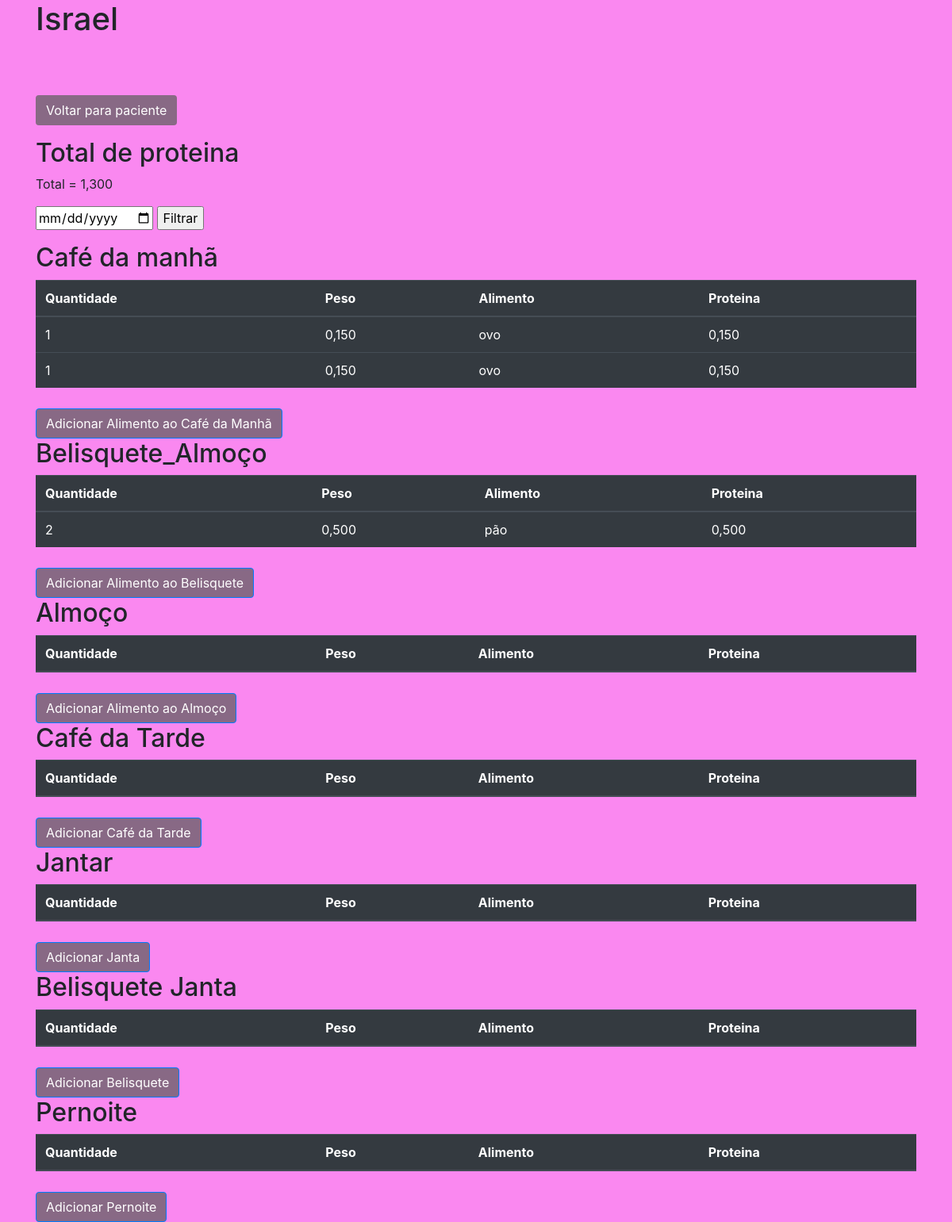
The app's page /plano/2 with its own data.
### dietas_app/models.py (models this page shows, shortened)
class Base(models.Model):
    criado = models.DateField('Criação', auto_now_add=True)
    modificado = models.DateField('Atualização', auto_now=True)
    ativo = models.BooleanField('Ativo?', default=True )
    class Meta:
        abstract = True

class Paciente(Base):
    nome = models.CharField('nome', max_length=100)
    telefone = models.CharField('Telefone', max_length=20)
    email = models.EmailField('E-mail')

class Dietas(Base):
    refeicoes = models.ForeignKey(Refeicao, on_delete=models.CASCADE)
    paciente = models.ForeignKey(Paciente, on_delete=models.CASCADE)
    quantidade = models.IntegerField('Quantidade')
    alimento = models.ForeignKey(Alimento, on_delete=models.CASCADE)

class Alimento(Base):
    nome = models.CharField('Nome', max_length=100)
    peso = models.DecimalField('Peso', max_digits=15,decimal_places=3)
    proteina = models.DecimalField('Proteina', max_digits=15, decimal_places=3)
    def __str__(self) -> str:
        return self.nome

### dietas_app/views.py (the view)
# urls.py: path('plano/<int:pk>', plano, name='plano'),
def plano(request, pk):
    paciente_form = Paciente.objects.get(id=pk)
    paciente = Paciente.objects.get(id=pk)
    data_especifica = None
    data_especifica_frm = None
    if request.method == 'POST':
        try:
            data_especifica = request.POST.get('data_especifica')
            data_especifica_frm = parse_date(data_especifica)
        except:
            pass
        form = DietasForm(request.POST)
        if form.is_valid():
            form.save()
            return redirect('plano', pk=pk)
    else:
        form = DietasForm(initial={'paciente': paciente})
    objPacienteService = PacienteService()
    retDietaPaciente = objPacienteService.get_dietas_by_paciente_and_data(paciente, data_especifica_frm)
    retSomaProteinas = objPacienteService.get_soma_proteinas(retDietaPaciente)
    context = {
        'paciente_form': paciente_form,
        'form': form,
        'paciente': paciente,
        'data_filtro' : data_especifica
    }
    context.update(retDietaPaciente)
    context.update(retSomaProteinas)
    return render(request, 'plano.html', context)

### dietas_app/forms.py
class DietasForm(forms.ModelForm):
    class Meta:
        model = Dietas
        fields = ['refeicoes','paciente', 'quantidade', 'alimento']

### dietas_app/templates/plano.html (shortened to what this page needs)
{% load static %}
<html lang="pt-br">
<head>
    <link rel="stylesheet" href="https://maxcdn.bootstrapcdn.com/bootstrap/4.5.2/css/bootstrap.min.css">
    <link rel="stylesheet" href="{% static 'css/style.css' %}">
</head>
<body>
    <div class="container">
        <h1>{{ paciente_form.nome}}</h1><br><br>
        <a class="btn my-3"  href="{% url 'paciente' paciente_form.id %}">Voltar para paciente</a>
        <h2>Total de proteina</h2>
        <p>Total = {{ total_proteina }}</p>
        <form method="post">
            <input type="date" name="data_especifica" value="{{ data_filtro }}">
            <input type="submit" value="Filtrar">
        </form>
        <h2>Café da manhã</h2>
        <table class="table table-dark">
            <thead>
                <tr>
                    <th scope="col">Quantidade</th>
                    <th scope="col">Peso</th>
                    <th scope="col">Alimento</th>
                    <th scope="col">Proteina</th>
                </tr>
            </thead>
            <tbody>
                {% for cafe in cafe_manha %}
                    <tr>
                        <td scope="row">{{ cafe.quantidade }}</td>
                        <td scope="row">{{ cafe.alimento.peso }}</td>
                        <td scope="row">{{ cafe.alimento }}</td>
                        <td scope="row">{{ cafe.alimento.proteina }}</td>
                    </tr>
                {% endfor %}
            </tbody>
        </table>
        <button type="button" class="btn btn-primary" data-toggle="modal" data-target="#modalCafeManha" data-paciente-id="{{ paciente_form.id }}">
            Adicionar Alimento ao Café da Manhã
        </button>
        <h2>Belisquete_Almoço</h2>
        <table class="table table-dark">
            <thead>
                <tr>
                    <th scope="col">Quantidade</th>
                    <th scope="col">Peso</th>
                    <th scope="col">Alimento</th>
                    <th scope="col">Proteina</th>
                </tr>
            </thead>
            <tbody>
                {% for belisquete in belisquete_almoco %}
                    <tr>
                        <td scope="row">{{ belisquete.quantidade }}</td>
                        <td scope="row">{{ belisquete.alimento.peso }}</td>
                        <td scope="row">{{ belisquete.alimento }}</td>
                        <td scope="row">{{ belisquete.alimento.proteina }}</td>
                    </tr>
                {% endfor %}
            </tbody>
        </table>
        <button type="button" class="btn btn-primary" data-toggle="modal" data-target="#modalBelisqueteAlmoco" data-paciente-id="{{ paciente_form.id }}">
            Adicionar Alimento ao Belisquete
        </button>
        <h2>Almoço</h2>
        <table class="table table-dark">
            <thead>
                <tr>
                    <th scope="col">Quantidade</th>
                    <th scope="col">Peso</th>
                    <th scope="col">Alimento</th>
                    <th scope="col">Proteina</th>
                </tr>
            </thead>
        </table>
        <button type="button" class="btn btn-primary" data-toggle="modal" data-target="#modalAlmoco" data-paciente-id="{{ paciente_form.id }}">
            Adicionar Alimento ao Almoço
        </button>
         <h2>Café da Tarde</h2>
         <table class="table table-dark">
             <thead>
                 <tr>
                     <th scope="col">Quantidade</th>
                     <th scope="col">Peso</th>
                     <th scope="col">Alimento</th>
                     <th scope="col">Proteina</th>
                 </tr>
             </thead>
         </table>
         <button type="button" class="btn btn-primary" data-toggle="modal" data-target="#modalCafedaTarde" data-paciente-id="{{ paciente_form.id }}">
             Adicionar Café da Tarde
         </button>
         <h2>Jantar</h2>
         <table class="table table-dark">
             <thead>
                 <tr>
                     <th scope="col">Quantidade</th>
                     <th scope="col">Peso</th>
                     <th scope="col">Alimento</th>
                     <th scope="col">Proteina</th>
                 </tr>
             </thead>
         </table>
         <button type="button" class="btn btn-primary" data-toggle="modal" data-target="#modalJantar" data-paciente-id="{{ paciente_form.id }}">
             Adicionar Janta
         </button>
         <h2>Belisquete Janta</h2>
         <table class="table table-dark">
             <thead>
                 <tr>
                     <th scope="col">Quantidade</th>
                     <th scope="col">Peso</th>
                     <th scope="col">Alimento</th>
                     <th scope="col">Proteina</th>
                 </tr>
             </thead>
         </table>
         <button type="button" class="btn btn-primary" data-toggle="modal" data-target="#modalBelisqueteJanta" data-paciente-id="{{ paciente_form.id }}">
             Adicionar Belisquete
         </button>
         <h2>Pernoite</h2>
         <table class="table table-dark">
             <thead>
                 <tr>
                     <th scope="col">Quantidade</th>
                     <th scope="col">Peso</th>
                     <th scope="col">Alimento</th>
                     <th scope="col">Proteina</th>
                 </tr>
             </thead>
         </table>
         <button type="button" class="btn btn-primary" data-toggle="modal" data-target="#modalPernoite" data-paciente-id="{{ paciente_form.id }}">
             Adicionar Pernoite
         </button>
    </div>
</body>
</html>

### dietas_app/static/css/style.css (style rules this page uses)
body { background-color:rgb(250, 136, 240); }
.btn { margin-top: 10px; background-color: rgb(136, 105, 133); color: white; }

### records on screen
Paciente: nome "Israel"
Dietas: quantidade "1", alimento.peso "0,150", alimento "ovo", alimento.proteina "0,150"
Dietas: quantidade "1", alimento.peso "0,150", alimento "ovo", alimento.proteina "0,150"
Dietas: quantidade "2", alimento.peso "0,500", alimento "pão", alimento.proteina "0,500"

### other values on screen
{{ total_proteina }} "1,300"
